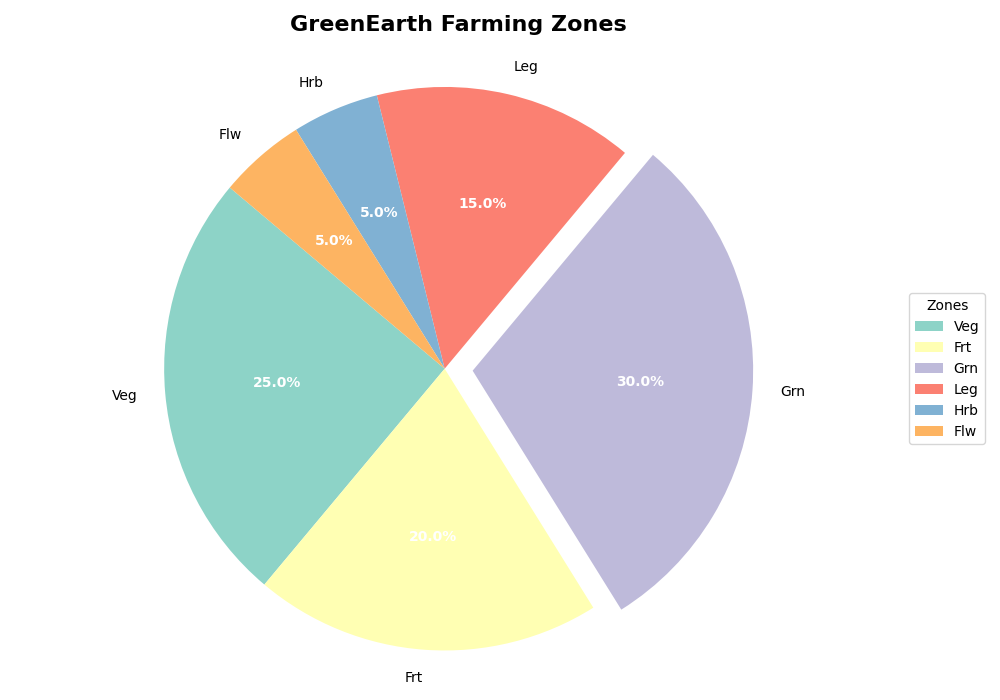

Generate this figure with Python:
import matplotlib.pyplot as plt
import numpy as np

zones = ['Veg', 'Frt', 'Grn', 'Leg', 'Hrb', 'Flw']
zone_acres = np.array([25, 20, 30, 15, 5, 5])

colors = ['#8dd3c7', '#ffffb3', '#bebada', '#fb8072', '#80b1d3', '#fdb462']

explode = (0, 0, 0.1, 0, 0, 0)

fig, ax = plt.subplots(figsize=(10, 7))
wedges, texts, autotexts = ax.pie(
    zone_acres,
    explode=explode,
    labels=zones,
    colors=colors,
    autopct='%1.1f%%',
    startangle=140
)

for autotext in autotexts:
    autotext.set_color('white')
    autotext.set_fontsize(10)
    autotext.set_weight('bold')

ax.axis('equal')

plt.title('GreenEarth Farming Zones', fontsize=16, weight='bold', pad=20)

ax.legend(wedges, zones, title="Zones", loc='center left', bbox_to_anchor=(1, 0, 0.5, 1))

plt.tight_layout()

plt.show()
